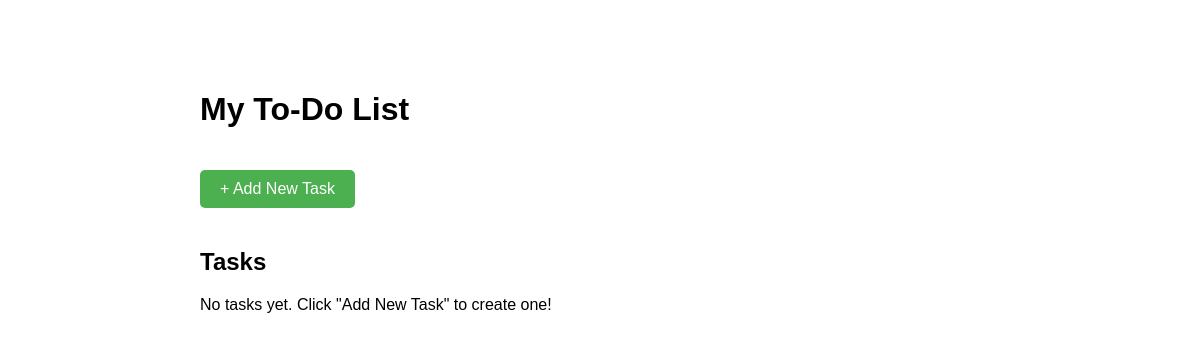
Before: / with the older database file.
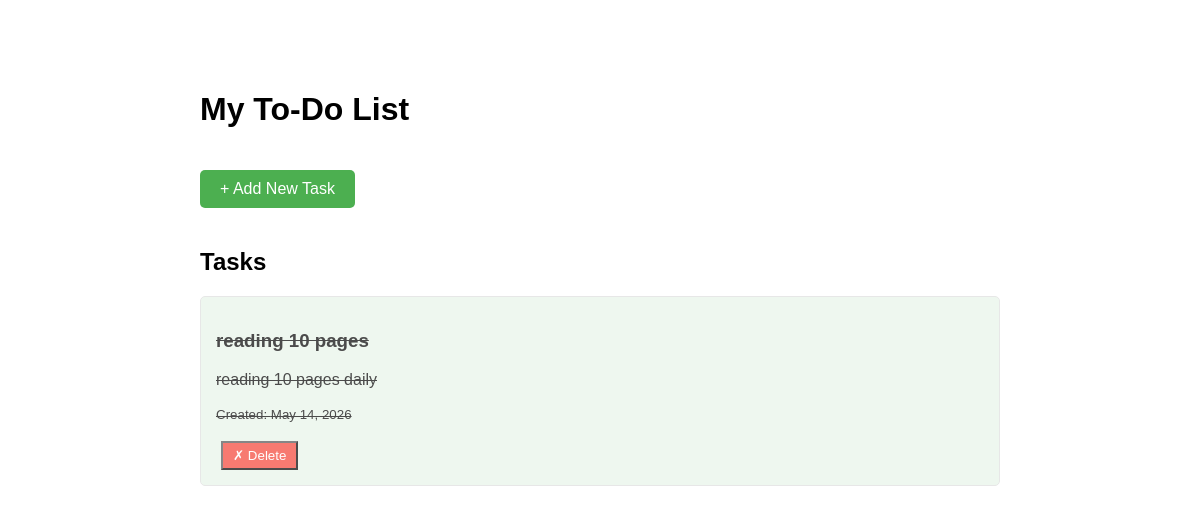
After: the same page with the newer database file.
### todo/models.py (models this page shows, shortened)
class Task(models.Model):
    title=models.CharField(max_length=200)
    description=models.TextField(blank=True, null=True)
    completed=models.BooleanField(default=False)
    created_date=models.DateTimeField(auto_now_add=True)
    completed_date=models.DateTimeField(blank=True,null=True)
    class Meta:
        ordering=['-created_date']

### todo/views.py (the view)
# urls.py: path('', views.task_list, name='task_list'),
def task_list(request):
    tasks = Task.objects.all()
    return render(request, 'todo/task_list.html', {'tasks': tasks})

### todo/Templates/todo/task_list.html (shortened to what this page needs)
<!DOCTYPE html>
<html lang="en">
<head>
</head>
<body>
    <h1>My To-Do List</h1>
    <a href="/addtask/" class="add-button">+ Add New Task</a>
    <h2>Tasks</h2>
    {% for task in tasks %}
    <div class="task {% if task.completed %}completed{% endif %}">
        <h3>{{ task.title }}</h3>
        <p>{{ task.description }}</p>
        <small>Created: {{ task.created_date|date:"F j, Y" }}</small> <br><br>
        <a href="{% url 'delete_task' task.id %}">
            <button style="background-color:#f44336;color:white;">✗ Delete</button>
        </a>
    </div>
    {% empty %}
    <p>No tasks yet. Click "Add New Task" to create one!</p>
    {% endfor %}
</body>
</html>

### todo/Templates/todo/task_list.html (style rules this page uses)
body { font-family: Arial, sans-serif; max-width: 800px; margin: 50px auto; padding: 20px; }
.task { border: 1px solid #ddd; margin: 10px 0; padding: 15px; border-radius: 5px; }
.completed { background-color: #e8f5e9; text-decoration: line-through; opacity: 0.7; }
button { margin: 0 5px; padding: 5px 10px; cursor: pointer }
.add-button { background-color: #4CAF50; color: white; padding: 10px 20px; border: none; border-radius: 5px; text-decoration: none; display: inline-block; margin: 20px 0; }

Changed rows visible on the page:
added Task: title "reading 10 pages", description "reading 10 pages daily", created_date "May 14, 2026"
Other visible differences:
text no longer shown: "No tasks yet. Click \"Add New Task\" to create one!"
